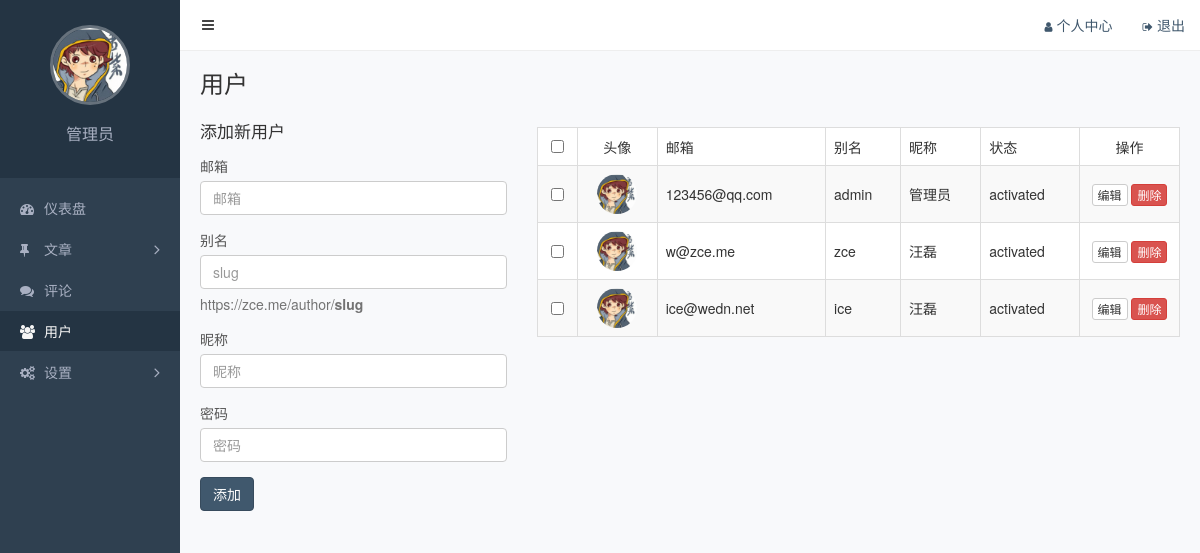
The page /admin/users.php (signed in) on the database its author committed.
### tables this page shows
CREATE TABLE `users` (
  `id` int(11) NOT NULL AUTO_INCREMENT COMMENT '主键',
  `slug` varchar(200) NOT NULL COMMENT '别名',
  `email` varchar(200) NOT NULL COMMENT '邮箱',
  `password` varchar(200) NOT NULL COMMENT '密码',
  `nickname` varchar(100) DEFAULT NULL COMMENT '昵称',
  `avatar` varchar(200) DEFAULT NULL COMMENT '头像',
  `bio` varchar(500) DEFAULT NULL COMMENT '简介',
  `status` varchar(20) NOT NULL COMMENT '状态（unactivated/activated/forbidden/trashed）',
  PRIMARY KEY (`id`) USING BTREE,
  UNIQUE KEY `slug` (`slug`) USING BTREE,
  UNIQUE KEY `email` (`email`) USING BTREE
);

### functions.php (called while the page is built, shortened)
<?php
function xiu_get_current_user(){
	return $_SESSION['current_login_user'];
}
function xiu_fetch_all($sql){
	$connection = mysqli_connect(XIU_DB_HOST, XIU_DB_USER, XIU_DB_PASS, XIU_DB_NAME);
	$query = mysqli_query($connection,$sql);
	$result = array();
	while ($row = mysqli_fetch_assoc($query)) {
		$result[] = $row;
	}
	return $result;
}

### admin/users.php (the view, shortened to what this page needs)
<?php
require_once '../functions.php';
$users = xiu_fetch_all('select * from users;');
 ?>
<!DOCTYPE html>
<html lang="zh-CN">
<head>
  <link rel="stylesheet" href="/static/assets/vendors/bootstrap/css/bootstrap.css">
  <link rel="stylesheet" href="/static/assets/vendors/font-awesome/css/font-awesome.css">
  <link rel="stylesheet" href="/static/assets/vendors/nprogress/nprogress.css">
  <link rel="stylesheet" href="/static/assets/css/admin.css">
</head>
<body>
  <div class="main">
  <?php include 'includes/navbar.php' ?>
    <div class="container-fluid">
      <div class="page-title">
        <h1>用户</h1>
      </div>
      <div class="row">
        <div class="col-md-4">
          <form action="<?php echo $_SERVER['PHP_SELF']; ?>" method="post">
            <h2>添加新用户</h2>
            <div class="form-group">
              <label for="email">邮箱</label>
              <input id="email" class="form-control" name="email" type="email" placeholder="邮箱">
            </div>
            <div class="form-group">
              <label for="slug">别名</label>
              <input id="slug" class="form-control" name="slug" type="text" placeholder="slug">
              <p class="help-block">https://zce.me/author/<strong>slug</strong></p>
            </div>
            <div class="form-group">
              <label for="nickname">昵称</label>
              <input id="nickname" class="form-control" name="nickname" type="text" placeholder="昵称">
            </div>
            <div class="form-group">
              <label for="password">密码</label>
              <input id="password" class="form-control" name="password" type="text" placeholder="密码">
            </div>
            <div class="form-group">
              <button class="btn btn-primary" type="submit">添加</button>
            </div>
          </form>
        </div>
        <div class="col-md-8">
          <table class="table table-striped table-bordered table-hover">
            <thead>
               <tr>
                <th class="text-center" width="40"><input type="checkbox"></th>
                <th class="text-center" width="80">头像</th>
                <th>邮箱</th>
                <th>别名</th>
                <th>昵称</th>
                <th>状态</th>
                <th class="text-center" width="100">操作</th>
              </tr>
            </thead>
            <tbody>
              <?php foreach ($users as $item): ?>
              <tr>
                <td class="text-center"><input type="checkbox" data-id="<?php echo $item['id']; ?>"></td>
                <td class="text-center"><img class="avatar" src="<?php echo $item['avatar'] ?>"></td>
                <td><?php echo $item['email'] ?></td>
                <td><?php echo $item['slug'] ?></td>
                <td><?php echo $item['nickname'] ?></td>
                <td><?php echo $item['status'] ?></td>
                <td class="text-center">
                  <a href="/admin/users-edit.php?id=<?php echo $item['id']; ?>" class="btn btn-default btn-xs">编辑</a>
                  <a href="/admin/api/users-delete.php?id=<?php echo $item['id']; ?>" class="btn btn-danger btn-xs">删除</a>
                </td>
              </tr>
              <?php endforeach ?>
            </tbody>
          </table>
        </div>
      </div>
    </div>
  </div>
  <?php include 'includes/aside.php' ?>
</body>
</html>

### admin/includes/aside.php (shortened to what this page needs)
<?php
require_once '../functions.php';
$current_user = xiu_get_current_user();
 ?>
<div class="aside">
  <div class="profile">
    <img class="avatar" src="<?php echo $current_user['avatar'] ?>">
    <h3 class="name"><?php echo $current_user['nickname'] ?></h3>
  </div>
  <ul class="nav">
    <li class="<?php echo $_SERVER['PHP_SELF'] === '/admin/index.php' ? 'active' : ''; ?>">
      <a href="/admin/index.php"><i class="fa fa-dashboard"></i>仪表盘</a>
    </li>
     <?php $menuPosts = array('/admin/posts.php', '/admin/post-add.php', '/admin/categories.php')  ?>
    <li>
      <a href="#menu-posts"<?php echo in_array($_SERVER['PHP_SELF'], $menuPosts) ? '' :
      'class="collapsed"' ?> data-toggle="collapse">
        <i class="fa fa-thumb-tack"></i>文章<i class="fa fa-angle-right"></i>
      </a>
    </li>
    <li class="<?php echo $_SERVER['PHP_SELF'] === '/admin/comments.php' ? 'active' : ''; ?>">
      <a href="/admin/comments.php"><i class="fa fa-comments"></i>评论</a>
    </li>
    <li class="<?php echo $_SERVER['PHP_SELF'] === '/admin/users.php' ? 'active' : ''; ?>">
      <a href="/admin/users.php"><i class="fa fa-users"></i>用户</a>
    </li>
    <?php $menuSettings=array('/admin/nav-menus.php', '/admin/slides.php', '/admin/settings.php') ?>
    <li>
      <a href="#menu-settings"<?php echo in_array($_SERVER['PHP_SELF'], $menuSettings) ? '':
      'class="collapsed"' ?> data-toggle="collapse">
        <i class="fa fa-cogs"></i>设置<i class="fa fa-angle-right"></i>
      </a>
    </li>
  </ul>
</div>

### static/assets/css/admin.css (style rules this page uses)
.form-control { box-shadow: none; }
body { background-color: #f8f9fb; -webkit-font-smoothing: antialiased; -moz-osx-font-smoothing: grayscale; }
.aside { position: fixed; top: 0; left: 0; width: 180px; height: 100%; background-color: #2f4050; }
.aside .profile { padding: 25px; text-align: center; background-color: #243443; }
.aside .profile .avatar { width: 80px; height: 80px; border: 3px solid rgba(255, 255, 255, .3); border-radius: 50%; object-fit: cover; }
.aside .profile .name { color: #a9b0c2; font-size: 16px; }
.aside .nav { padding: 10px 0; }
.aside .nav li + li { margin-top: 1px; }
.aside .nav a { display: block; padding: 10px 20px; color: #a9b0c2; }
.aside .nav .active > a { color: #f6f6f6; background-color: #243443; }
.aside .nav a i:first-child { width: 14px; margin-right: 10px; font-size: 14px; line-height: 16px; }
.aside .nav .fa-angle-right { float: right; transition: transform .2s; transform: rotate(90deg); font-size: 16px; line-height: 20px; }
.aside .nav .collapsed .fa-angle-right { float: right; transform: rotate(0); }
.main { position: relative; overflow: hidden; min-width: 844px; min-height: 100vh; padding: 70px 5px 20px 185px; }
.main .container-fluid .page-title { overflow: hidden; margin-bottom: 20px; }
.main .container-fluid .page-title h1 { display: inline-block; margin: 0; font-size: 24px; font-weight: 400; }
.main .container-fluid form h2 { margin-top: 5px; margin-bottom: 15px; font-size: 17px; font-weight: 400; }
.main .container-fluid table { background-color: #fff; }
.main .container-fluid th { border-bottom: 1px; font-weight: 400; }
.main .container-fluid td { vertical-align: middle; }
.main .container-fluid td .avatar { width: 40px; border-radius: 50%; }
.main .container-fluid label { color: #555; font-weight: normal; }

### rows shown on the page
users: avatar (placeholder picture), email "123456@qq.com", slug "admin", nickname "管理员", status "activated"
users: avatar (placeholder picture), email "w@zce.me", slug "zce", nickname "汪磊", status "activated"
users: avatar (placeholder picture), email "ice@wedn.net", slug "ice", nickname "汪磊", status "activated"
